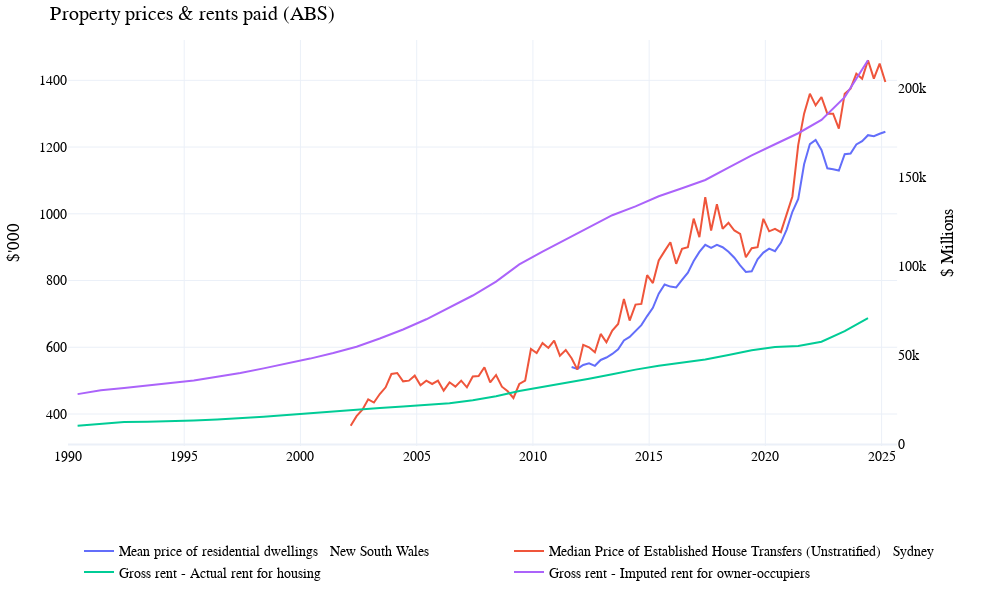

The cell this chart's notebook holds for it:
### Code cell
disfig = watched.plot_watchlist(["A83728607L", 'A83728545T'], ["A2422341R", "A2422340L",], title = "Property prices & rents paid (ABS)")
disfig.update_xaxes(range=['1990-01-01', '2025-09-01'])
disfig.show()
